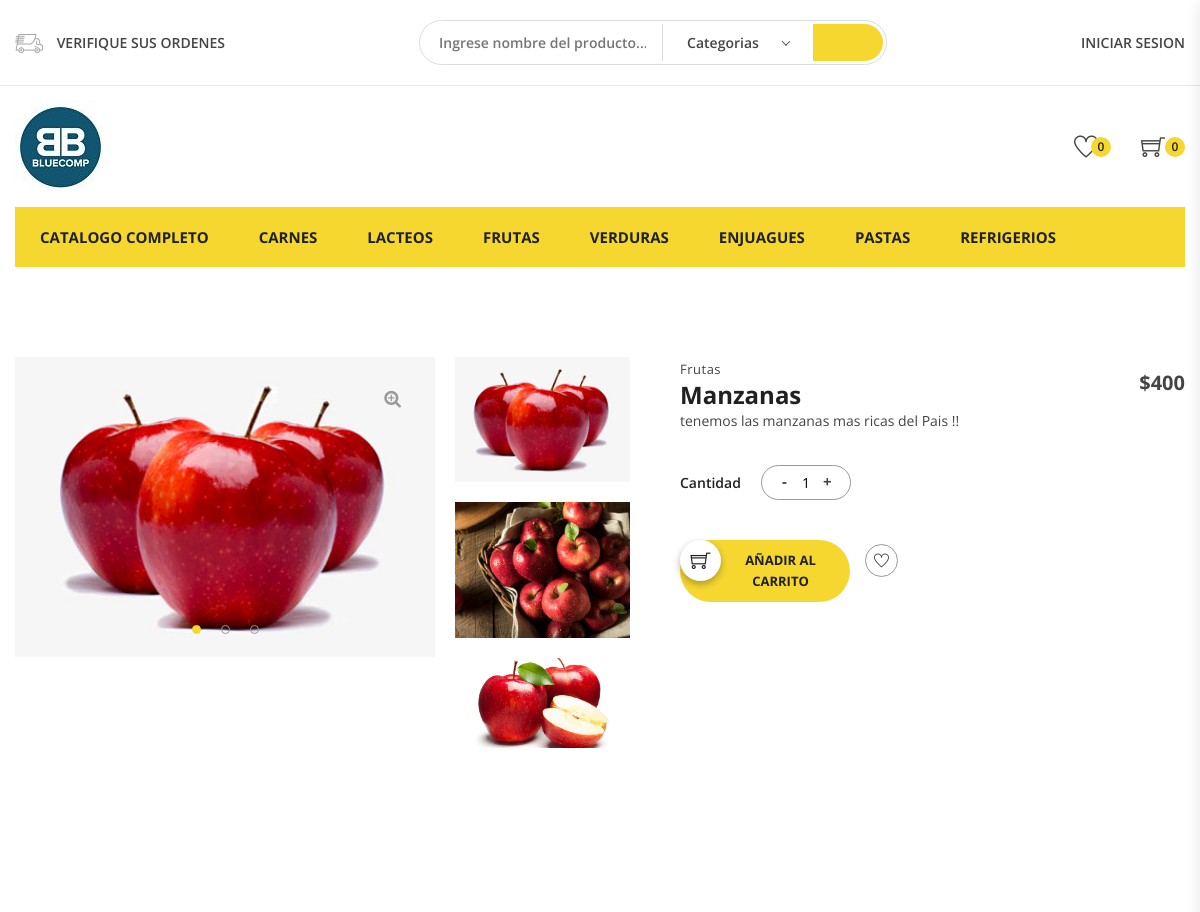
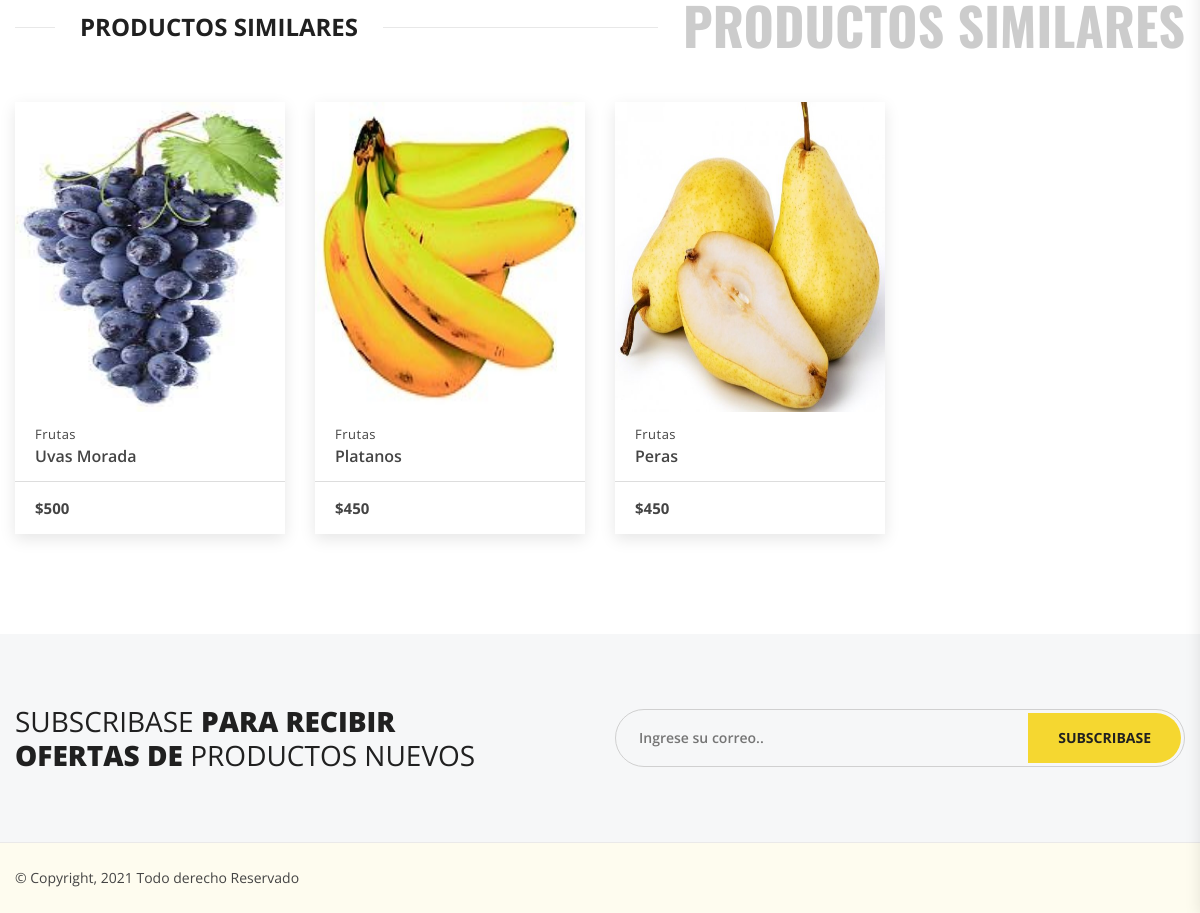
The app's page /tienda/producto/4/manzanas with its own data (2 pictures, top to bottom).
### tables this page shows
CREATE TABLE `categoria` (
  `idcategoria` int(11) NOT NULL,
  `nombreCategoria` varchar(50) DEFAULT NULL,
  `descripcionCategoria` text DEFAULT NULL,
  `fechaCategoria` timestamp NULL DEFAULT NULL,
  `estadoCategoria` int(11) DEFAULT NULL
);

CREATE TABLE `producto` (
  `idproducto` int(11) NOT NULL,
  `nombrePro` varchar(100) NOT NULL,
  `descripcionPro` text NOT NULL,
  `precioPro` decimal(11,2) NOT NULL,
  `stockPro` int(11) DEFAULT NULL,
  `fechaPro` datetime DEFAULT NULL,
  `rutaPro` varchar(100) DEFAULT NULL,
  `estadoPro` int(11) DEFAULT NULL,
  `categoriaPro` int(11) NOT NULL
);

### Views/Tienda/producto.php (the view, shortened to what the rows shown need)
<?php
headerTienda($data);
$arrProducto = $data['producto'];
$arrProductos = $data['productos'];
$arrImages = $arrProducto['images'];
?>
<div class="product-section section mt-90 mb-90">
    <div class="container">
        <div class="row mb-90">
            <div class="col-lg-6 col-12 mb-50">
                <div class="single-product-image thumb-right">
                    <div class="tab-content">
                        <?php
                        if (!empty($arrImages)) {
                            for ($i = 0; $i < count($arrImages); $i++) {
                                $id = ($i + 1);
                                ?>
                                <div id="single-image-<?= $id ?>" class="tab-pane fade <?= ($id == 1) ? "show active" : " " ?> big-image-slider">
                                    <?php for ($img = 0; $img < count($arrImages); $img++) { ?>
                                        <div class="big-image"><img src="<?= $arrImages[$img]['url_image']; ?>" alt="Big Image <?= $arrProducto['nombrePro']; ?>"><a href="<?= $arrImages[$img]['url_image']; ?>" class="big-image-popup"><i class="fa fa-search-plus"></i></a></div>
                                    <?php } ?>
                                </div>
                                <?php
                            }
                        }
                        ?>
                    </div>
                    <div class="thumb-image-slider nav" data-vertical="true">
                        <?php
                        if (!empty($arrImages)) {
                            for ($i = 0; $i < count($arrImages); $i++) {
                                $id = ($i + 1);
                                ?>
                                <a class="thumb-image <?= ($id == 1) ? "active" : " " ?>" data-toggle="tab" href="#single-image-<?= $id ?>"><img src="<?= $arrImages[$i]['url_image']; ?>" alt="Thumbnail Image <?= $arrProducto['nombrePro']; ?>"></a>
                                <?php
                            }
                        }
                        ?>
                    </div>
                </div>
            </div>
            <div class="col-lg-6 col-12 mb-50">
                <div class="single-product-content">
                    <div class="head-content">
                        <div class="category-title">
                            <a href="<?= base_url() ?>/tienda/categoria/<?= $arrProducto["categoriaPro"] ?>" class="cat"><?= $arrProducto["categoria"] ?></a>
                            <h5 class="title js-name-detail"><?= $arrProducto["nombrePro"] ?></h5>
                        </div>
                        <h5 class="price"><?= SMONEY . formatMoney($arrProducto["precioPro"]) ?></h5>
                    </div>
                    <div class="single-product-description">
                        <div class="desc">
                            <p><?= $arrProducto["descripcionPro"] ?></p>
                        </div>
                        <div class="quantity-colors">
                            <div class="quantity">
                                <h5>Cantidad</h5>
                                <div class="pro-qty">
                                    <span class="dec qtybtn prev-item">-</span>
                                    <input class="num-product" id="cant-product" type="text" name="num-product" value="1" max="<?= $arrProducto["stockPro"] ?>">
                                    <span class="inc qtybtn next-item">+</span>
                                </div>
                            </div>
                        </div>
                        <div class="actions">
                            <a id="<?= openssl_encrypt($arrProducto['idproducto'], METHODENCRIPT, KEY); ?>" class="js-addcart-detail add-to-cart"><i class="ti-shopping-cart"></i><span>Añadir al Carrito</span></a>
                            <div class="wishlist-compare">
                                <?php if (isset($_SESSION['login'])) { ?>
                                    <a id="<?= openssl_encrypt($arrProducto['idproducto'], METHODENCRIPT, KEY); ?>" class="js-addpreference-detail" data-tooltip="Preferidos" style="background: white"><i class="ti-heart"></i></a>
                                <?php } else { ?>
                                    <a onclick="openModalSesion('prefefer')" data-tooltip="Preferidos" style="background: white"><i class="ti-heart"></i></a>
                                <?php } ?>
                            </div>
                        </div>
                    </div>
                </div>
            </div>
        </div>
    </div>
</div>
<div class="product-section section mb-70">
    <div class="container">
        <div class="row">
            <div class="col-12 mb-40">
                <div class="section-title-one" data-title="PRODUCTOS SIMILARES"><h1>PRODUCTOS SIMILARES</h1></div>
            </div>
            <div class="col-12">
                <div class="shop-product-wrap grid row">
                    <?php
                    if (count($arrProductos) > 0) {
                        for ($p = 0; $p < count($arrProductos); $p++) {
                            $ruta = $arrProductos[$p]['rutaPro'];
                            if (count($arrProductos[$p]['images']) > 0) {
                                $portada = $arrProductos[$p]['images'][0]['url_image'];
                            } else {
                                $portada = media() . '/images/uploads/product.png';
                            }
                            ?>
                            <div class="col-xl-3 col-lg-4 col-md-6 col-12 pb-30 pt-10">
                                <div class="ee-product">
                                    <div class="image">
                                        <a href="<?= base_url() . '/tienda/producto/' . $arrProductos[$p]['idproducto'] . '/' . $ruta; ?>" class="img"><img src="<?= $portada ?>" alt="<?= $arrProductos[$p]['nombre'] ?>" width="210" height="310"></a>
                                        <div class="wishlist-compare">
                                        </div>
                                    </div>
                                    <div class="content">
                                        <div class="category-title">
                                            <a href="#" class="cat"><?= $arrProductos[$p]["categoria"] ?></a>
                                            <h5 class="title"><a href="<?= base_url() . '/tienda/producto/' . $arrProductos[$p]['idproducto'] . '/' . $ruta; ?>"><span class="js-name-detail"><?= $arrProductos[$p]["nombrePro"] ?></span></a></h5>
                                        </div>
                                        <div class="price-ratting">
                                            <h5 class="price"><?= SMONEY . formatMoney($arrProductos[$p]["precioPro"]) ?></h5>
                                        </div>
                                    </div>
                                </div>
                            </div>
                            <?php
                        }
                    }
                    ?>
                </div>
            </div>
        </div>
    </div>
</div>

### Views/Template/nav_tienda.php (shortened to what the rows shown need)
<div class="header-section section">
    <div class="header-top header-top-one header-top-border pt-10 pb-10">
        <div class="container">
            <div class="row align-items-center justify-content-between">
                <div class="col mt-10 mb-10">
                    <div class="header-links">
                        <?php if (isset($_SESSION['login'])) { ?>
                            <a href="<?= base_url() ?>/tienda/verOrdenes"><img src="<?= media() ?>/tienda/images/icons/car.png" alt="Car Icon"> <span>Verifique sus ordenes</span></a>
                        <?php } else { ?>
                            <a id="btnOrdenes" onclick="openModalSesion('pedidos')"><img src="<?= media() ?>/tienda/images/icons/car.png" alt="Car Icon"> <span>Verifique sus ordenes</span></a>
                        <?php } ?>
                    </div>
                </div>
                <div class="col order-12 order-xs-12 order-lg-2 mt-10 mb-10">
                    <div class="header-advance-search">
                        <form method="get" action="<?= base_url() ?>/tienda/search">
                            <div class="input"><input name="search" type="text" placeholder="Ingrese nombre del producto..."></div>
                            <div class="select">
                            </div>
                            <div class="submit"><button><i class="icofont icofont-search-alt-1"></i></button></div>
                        </form>
                    </div>
                </div>
                <div class="col order-2 order-xs-2 order-lg-12 mt-10 mb-10">
                    <div class="header-account-links">
                        <?php if (isset($_SESSION['login'])) { ?>
                            <a href="#"><i class="icofont icofont-user-alt-7"></i><span>bienvenido <?= $_SESSION['userData']['nombrePersona'] ?></span></a>
                            <a onclick="cerrarSesionTienda()"><i class="icofont icofont-login d-none"></i> <span>cerrar sesion</span></a>
                        <?php } else { ?>
                            <a onclick="openModalSesion('')"><i class="icofont icofont-login d-none"></i> <span>iniciar sesion</span></a>
                        <?php } ?>
                    </div>
                </div>
            </div>
        </div>
    </div>
    <div class="header-bottom header-bottom-one header-sticky">
        <div class="container">
            <div class="row align-items-center justify-content-between">
                <div class="col mt-15 mb-15">
                    <div class="header-logo">
                        <a href="<?= isset($_SESSION['userData']) && $_SESSION['userData']["nombreRol"] != "Cliente" ? base_url() . "/dashboard" : base_url() ?>">
                            <img src="<?= media() ?>/tienda/images/logo.jpg" alt="<?= TITLE ?>">
                        </a>
                    </div>
                </div>
                <div class="col order-12 order-lg-2 order-xl-2 d-none d-lg-block">
                </div>
                <div class="col order-2 order-lg-12 order-xl-12">
                    <div class="header-shop-links">
                        <?php if (isset($_SESSION['login']) && $_SESSION['rol'] == ROLCLI) { ?>
                            <a href="<?= base_url() ?>/tienda/preferencias/" class="header-wishlist"><i class="ti-heart"></i> <span class="cantPreferencias number"><?= $cantPreferencias ?></span></a>
                        <?php } else { ?>
                            <a onclick="openModalSesion('prefefer')" class="header-wishlist"><i class="ti-heart"></i> <span class="number">0</span></a>
                        <?php } ?>
                        <?php if ($data['page_name'] != "carrito" and $data['page_name'] != "procesarpago") { ?>
                            <a class="header-cart"><i class="ti-shopping-cart"></i><span class="cantCarrito number"><?= $cantCarrito ?></span></a>
                        <?php } ?>
                    </div>
                </div>
            </div>
        </div>
    </div>
    <div class="header-category-section">
        <div class="container">
            <div class="row">
                <div class="col">
                    <div class="header-category">
                        <nav class="category-menu">
                            <ul>
                                <li><a href="<?= base_url() ?>/tienda">Catalogo completo</a></li>
                                <?php for ($i = 0; $i < count($arrSlider); $i++) { ?>
                                    <li><a href="<?= base_url() ?>/tienda/categoria/<?= $arrSlider[$i]["idcategoria"] ?>"><?= $arrSlider[$i]["nombreCategoria"] ?></a></li>
                                <?php } ?>
                            </ul>
                        </nav>
                    </div>
                </div>
            </div>
        </div>
    </div>
</div>

### records on screen
categoria: nombreCategoria "CARNES"
categoria: nombreCategoria "LACTEOS"
categoria: nombreCategoria "FRUTAS"
categoria: nombreCategoria "VERDURAS"
categoria: nombreCategoria "ENJUAGUES"
categoria: nombreCategoria "PASTAS"
categoria: nombreCategoria "REFRIGERIOS"
producto: categoriaPro.nombreCategoria "Frutas", nombrePro "Manzanas", precioPro "400", descripcionPro "tenemos las manzanas mas ricas del Pais !!"
producto: shows a picture, categoriaPro.nombreCategoria "Frutas", nombrePro "Uvas Morada", precioPro "500"
producto: shows a picture, categoriaPro.nombreCategoria "Frutas", nombrePro "Platanos", precioPro "450"
producto: shows a picture, categoriaPro.nombreCategoria "Frutas", nombrePro "Peras", precioPro "450"

### other values on screen
$cantCarrito "0"
SMONEY "$"
